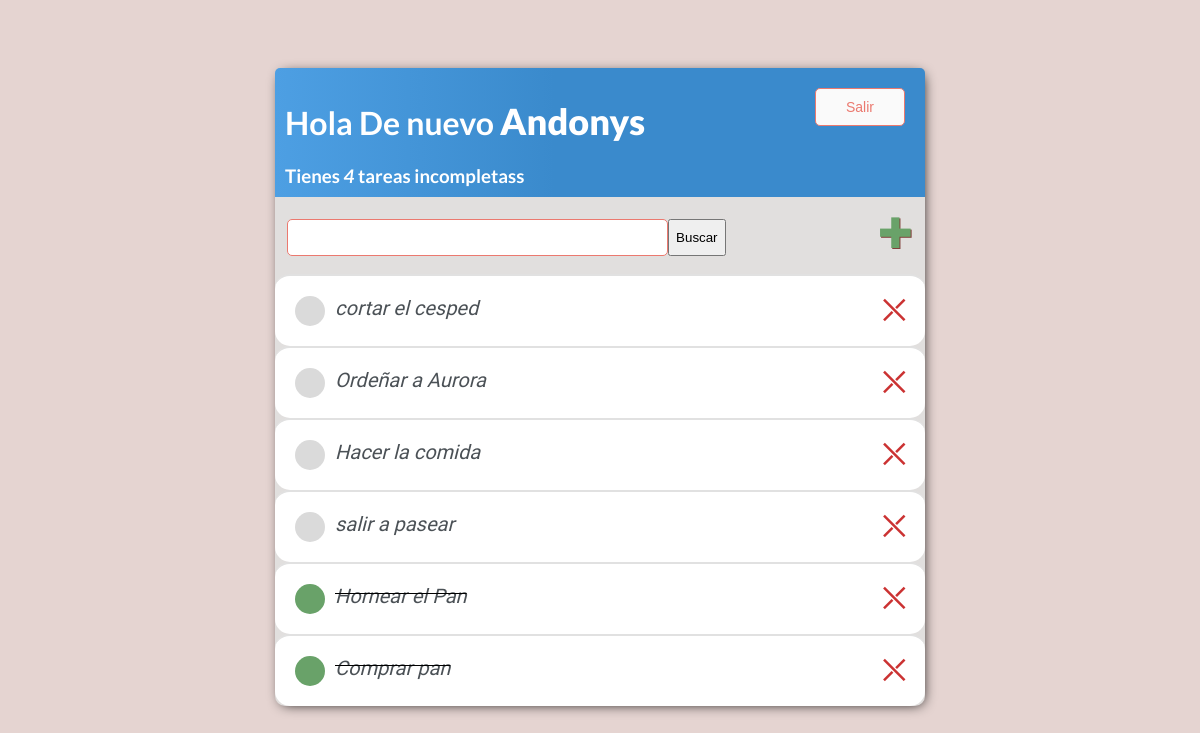
The app's page / (signed in) with its own data.
### base/models.py (models this page shows)
class Tarea(models.Model):
    usuario = models.ForeignKey(User, on_delete=models.CASCADE, null=True, blank=True)
    titulo = models.CharField(max_length=200)
    descripcion = models.TextField(null=True, blank=True)
    completo = models.BooleanField(default=False)
    creado = models.DateTimeField(auto_now_add=True)
    def __str__(self):
        return self.titulo
    class Meta:
        ordering = ['completo']

### base/views.py (the view)
# urls.py: path("", ListaPendientes.as_view(), name="tareas"),
class ListaPendientes(LoginRequiredMixin, ListView):
    model = Tarea
    context_object_name = "tareas"
    def get_context_data(self, **kwargs):
        context = super().get_context_data(**kwargs)
        context["tareas"] = context["tareas"].filter(usuario=self.request.user)
        context["count"] = context["tareas"].filter(completo=False).count()
        valor_buscado = self.request.GET.get('area-buscar') or ''
        if valor_buscado:
            context['tareas'] = context["tareas"].filter(titulo__icontains= valor_buscado)
            context['valor_buscado'] = valor_buscado
        return context

### base/templates/base/tarea_list.html (shortened to what this page needs)
{% extends 'base/principal.html' %}
{% block content %}
<div class="barra-superior">
    <div>
        <h1>Hola De nuevo <span>{{request.user|title}}</span></h1>
        <h3 style="margin: 0;">Tienes <i>{{count}}</i> tarea{{count|pluralize}}
            incompletas{{count|pluralize}}</h3>
    </div>
    {% if request.user.is_authenticated %}
    <form method="post" action="{% url 'logout' %}">
        <button class="button margin-10" type="submit">Salir</button>
    </form>
    {% else %}
    <a href="{% url 'login' %}">Ingresar</a>
    {% endif %}
</div>
<div id="envoltorio-agregar-buscar">
    <form method="get" style="margin-top: 20px; display:flex;">
        <input type="text" name="area-buscar" value="{{valor_buscado}}" class="input-buscar">
        <input class="boton" type="submit" value="Buscar">
    </form>
    <a id="enlace-agregar" href="{% url 'crear-tarea' %}">&#10010;</a>
</div>
<div class="envoltorio-items">
    {%for tarea in tareas %}
    <div class="envoltorio-tarea">
        {% if tarea.completo %}
        <div class="titulo-tarea">
            <div class="icono-tarea completa"></div>
            <i><s><a
                        href="{% url 'editar-tarea' tarea.id %}">{{tarea}}</a></s></i>
        </div>
        <td><a class="enlace-eliminar"
                href="{% url 'eliminar-tarea' tarea.id %}">&#10540;</a></td>
        {% else %}
        <div class="titulo-tarea">
            <div class="icono-tarea incompleta"></div>
            <i><a href="{% url 'editar-tarea' tarea.id %}">{{tarea}}</a></i>
        </div>
        <td><a class="enlace-eliminar"
                href="{% url 'eliminar-tarea' tarea.id %}">&#10540;</a></td>
        {% endif %}
    </div>
    {% empty %}
    <h3 class="message">No hay elementos en la Lista</h3>
    {% endfor %}
</div>
{% endblock content %}

### base/static/css/principal.css (style rules this page uses)
:root { --salmon: #eb796f; --blancoPrimario: #e5d4d1; --blancoFondo: #e1dfde; --blancoRgb: rgb(255, 255, 255); --cafe: #81413b; --naranja: #ea4220; --gris: #4b5156; --rojo: #cb3232; --verde: rgb(105, 162, 105); --fuentePrincipal: "Abel", sans-serif; --fuenteTitulos: "Lato", sans-serif; }
body { background-color: var(--blancoPrimario); font-family: var(--fuentePrincipal); padding-top: 60px; }
h1, h2, h3, h4, h5, h6 { font-family: var(--fuenteTitulos); }
h1 span { font-weight: 800; font-size: 36px; }
a { text-decoration: none; font-size: 20px; }
.barra-superior { display: flex; justify-content: space-between; color: white; padding: 10px; border-radius: 5px 5px 0 0; background: linear-gradient(90deg, #4d9fe3, #3a8acc 43%, #3a8acc 100%); }
.titulo-tarea { display: flex; }
.titulo-tarea a { text-decoration: none; color: var(--gris); margin-left: 10px; }
.icono-tarea { height: 30px; width: 30px; border-radius: 50px; }
.icono-tarea.completa { background-color: rgb(105, 162, 105); }
.icono-tarea.incompleta { background-color: rgb(218, 218, 218); }
#enlace-agregar { color: var(--verde); text-decoration: none; font-size: 42px; text-shadow: 1px 1px var(--cafe); transition: ease-in-out 0.3s; margin-top: 12px; }
.enlace-eliminar { text-decoration: none; font-weight: 900; color: var(--rojo); font-size: 28px; line-height: 0; }
.envoltorio-tarea { display: flex; align-items: center; justify-content: space-between; padding: 20px; background-color: white; border-top: 2px solid rgb(225, 225, 225); border-radius: 15px; }
#envoltorio-agregar-buscar { display: flex; justify-content: space-between; align-items: center; padding: 0 12px 16px; }
.button { border: 1px solid var(--salmon); background-color: #fafafa; color: var(--salmon); padding: 10px 30px; font-size: 14px; border-radius: 5px; cursor: pointer; text-decoration: none; transition: ease-in 0.3s; }
.margin-10 { margin: 10px; }
input[type="text"], input[type="password"], textarea { border: 1px solid var(--salmon); border-radius: 5px; padding: 10px; width: 90%; }
.input-buscar { min-width: 140%; }

### records on screen
Tarea: titulo "cortar el cesped"
Tarea: titulo "Ordeñar a Aurora"
Tarea: titulo "Hacer la comida"
Tarea: titulo "salir a pasear"
Tarea: titulo "Hornear el Pan"
Tarea: titulo "Comprar pan"

### other values on screen
{{ request.user|title }} "Andonys"
{{ count }} "4"
